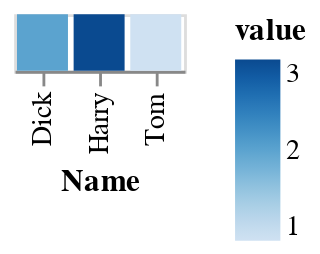

Notebook code for this chart:
### Code cell
df = pd.DataFrame({"Name": ['Tom','Dick','Harry'],
                   "Column_A": [1,2,3],
                   "Column_B": [10,20,30]})

column_select = alt.selection_single(fields=['column'],
                                     bind=alt.binding_select(options=['Column_A', 'Column_B'], name='column'),
                                     init={'column': 'Column_A'})

alt.Chart(df).mark_bar().transform_fold(
    fold=['Column_A', 'Column_B'],
    as_=['column', 'value']
).transform_filter(
    column_select
).encode(
    x='Name:N',
    color='value:Q',
).add_selection(
    column_select
)

### Figure 1 — Vega-Lite specification as saved in the notebook (floating-point values rounded to 4 significant figures)
{"config": {"view": {"continuousWidth": 400, "continuousHeight": 300}}, "data": {"name": "data-5f759c3c725540777cd4cdc18a2f6be1"}, "mark": "bar", "encoding": {"color": {"field": "value", "type": "quantitative"}, "x": {"field": "Name", "type": "nominal"}}, "selection": {"selector092": {"type": "single", "fields": ["column"], "bind": {"input": "select", "options": ["Column_A", "Column_B"], "name": "column"}, "init": {"column": "Column_A"}}}, "transform": [{"fold": ["Column_A", "Column_B"], "as": ["column", "value"]}, {"filter": {"selection": "selector092"}}], "$schema": "https://vega.github.io/schema/vega-lite/v4.17.0.json", "datasets": {"data-5f759c3c725540777cd4cdc18a2f6be1": [{"Name": "Tom", "Column_A": 1, "Column_B": 10}, {"Name": "Dick", "Column_A": 2, "Column_B": 20}, {"Name": "Harry", "Column_A": 3, "Column_B": 30}]}}
